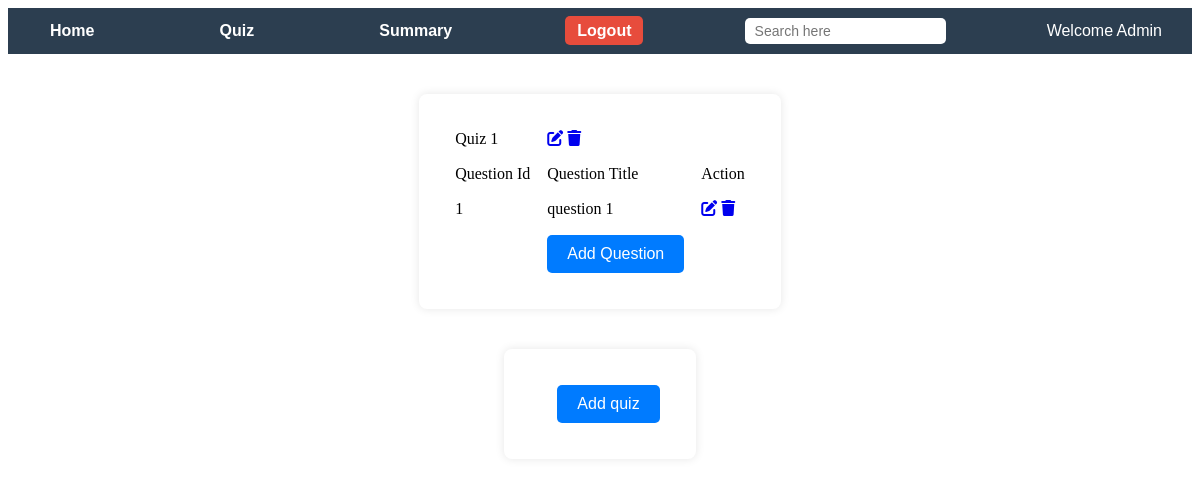
The app's page /admindb/quiz_dashboard/ (signed in), older data.
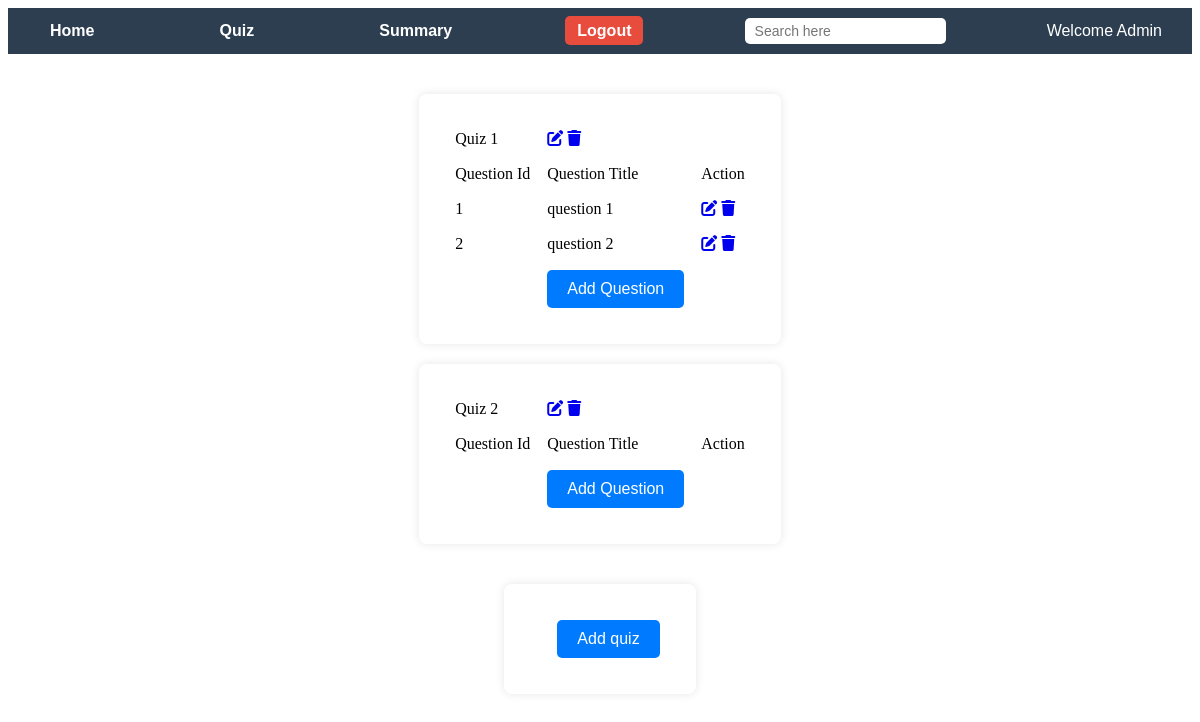
The same page, newer data.
### models.py (models this page shows, shortened)
class Quiz(data.Model):
    __tablename__='quizzes'
    quiz_id=data.Column(data.Integer,primary_key=True)
    quiz_title=data.Column(data.String(200),nullable=False)
    chap_id=data.Column(data.Integer,data.ForeignKey('chap.chap_id'),nullable=False)
    quiz_date=data.Column(data.Date,nullable=False)
    quiz_time=data.Column(data.Integer,nullable=False)
    quiz_score=data.relationship('Scores',backref='Quiz',lazy=True)
    quiz_ques=data.relationship('Questions',backref='Quiz',lazy=True)

class Questions(data.Model):
    __tablename__="question"
    ques_id=data.Column(data.Integer,primary_key=True)
    ques_title=data.Column(data.String(200),nullable=False)
    ques_statement=data.Column(data.Text,nullable=False,unique=True)
    options=data.relationship('Option',backref='question',cascade='all,delete-orphan',lazy='dynamic',foreign_keys='Option.op_ques_id')
    quiz_id=data.Column(data.Integer,data.ForeignKey('quizzes.quiz_id'),nullable=False)
    correct_option=data.Column(data.Integer,data.ForeignKey('options.op_id'),nullable=True)

### app.py (the view)
@application.route('/admindb/quiz_dashboard/')
def quiz_dashboard():
    if 'admin' not in session:
        flash('please login')
        return redirect(url_for('Admin_Login'))
    Quizzes=Quiz.query.all()
    Question=Questions.query.all()
    return render_template('quiz_dashboard.html',quizzes=Quizzes,Question=Question,user="Admin")

### templates/quiz_dashboard.html (shortened to what this page needs)
{% extends 'index.html' %}
{% block navbar %}
{% include "admin-navbar.html" %}
{% endblock %}
{% block content %}
<center>
    <div id="quizdashboard">
        {% for quiz in quizzes %}
        <table>
            <tr>
                <td>{{ quiz.quiz_title }}</td>
                <td><a href="{{ url_for('edit_quiz',quiz_id=quiz.quiz_id) }}"><i class="fa fa-edit"></i></a>
                    <a href="{{ url_for('delete_quiz',quiz_id=quiz.quiz_id) }}"><i class="fa fa-trash"></i></a>
                </td>
            </tr>
            <tr>
                <td>Question Id</td>
                <td>Question Title</td>
                <td>Action</td>
            </tr>
            {% for question in Question %}
            {% if question.quiz_id == quiz.quiz_id %}
            <tr>
                <td>{{ question.ques_id }}</td>
                <td>{{ question.ques_title }}</td>
                <td><a href="{{ url_for('edit_question',quiz_id=quiz.quiz_id,question_id=question.ques_id) }}"><i class="fa fa-edit"></i></a>
                    <a href="{{ url_for('delete_question',question_id=question.ques_id) }}"><i class="fa fa-trash"></i></a>
                </td>
            </tr>
            {% endif %}
            {% endfor %}
            <tr>
                <td></td>
                <td><a href="{{ url_for('create_question',quiz_id=quiz.quiz_id) }}"><input type="button"
                            value="Add Question"></a></td>
            </tr>
        </table>
        {% endfor %}
    </div>
    <div>
        <table>
            <tr>
                <td></td>
                <td><a href="{{ url_for('create_quiz') }}"><input type="button" value="Add quiz"></a></td>
            </tr>
        </table>
    </div>
</center>
{% endblock %}

### templates/index.html (shortened to what this page needs)
<!DOCTYPE html>
<html lang="en">
<head>
    <link rel="stylesheet" href="/static/style.css">
    <link rel="stylesheet" href="https://cdnjs.cloudflare.com/ajax/libs/font-awesome/6.0.0/css/all.min.css">
</head>
<body id="index-page">
    <nav>{% block navbar %} {% endblock %}</nav>
    {% block content %}{% endblock %}
</body>
</html>

### templates/admin-navbar.html (shortened to what this page needs)
<!DOCTYPE html>
<html lang="en">
<head>
    <nav>
        <div id="navbar" class="admin-navbar">
            <div id="home" class="admin-home">
                <a href="{{ url_for('admindb') }}">Home</a>
            </div>
            <div id="quiz" class="admin-quiz">
                <a href="{{ url_for('quiz_dashboard') }}">Quiz</a>
            </div>
            <div id="summary" class="admin-summary">
                <a href="{{ url_for('summary_dashboard') }}">Summary</a>
            </div>
            <div id="logout" class="User-logout">
                <a href="{{ url_for('Admin_Logout') }}">Logout</a>
            </div>
            <div id="search" class="admin-search">
                <input type="search" placeholder="Search here">
            </div>
            <div>Welcome {{ user }}</div>
        </div>
    </nav>
</head>
</html>

### static/style.css (style rules this page uses)
#index-page center { display: flex; flex-direction: column; align-items: center; justify-content: center; height: auto; padding: 20px; }
#index-page table { width: 100%; max-width: 500px; margin: 20px auto; border-spacing: 15px; background-color: #fff; padding: 20px; border-radius: 8px; box-shadow: 0 0 10px rgba(0, 0, 0, 0.1); }
#index-page input[type="submit"], #index-page input[type="button"], #index-page button[type="button"], #index-page input[type="reset"], #index-page button[type="submit"], #index-page button[type="button"] { width: auto; padding: 10px 20px; background-color: #007BFF; color: white; font-size: 1em; border: none; border-radius: 5px; cursor: pointer; transition: background-color 0.3s; }

### templates/admin-navbar.html (style rules this page uses)
.admin-navbar { display: flex; justify-content: space-between; align-items: center; background-color: #2c3e50; padding: 10px 20px; color: white; font-family: Arial, sans-serif; }
.admin-navbar>div { margin: 0 10px; }
.admin-navbar a { color: white; text-decoration: none; font-size: 16px; font-weight: bold; padding: 8px 12px; transition: 0.3s; }
.admin-search input { padding: 5px 10px; border: none; border-radius: 5px; font-size: 14px; }
.User-logout a { background-color: #e74c3c; padding: 6px 12px; border-radius: 5px; }

Row changes from the older to the newer data that the page shows:
added Questions: ques_id "2", ques_title "question 2", shown under Quiz "Quiz 1"
added Quiz: quiz_title "Quiz 2"
